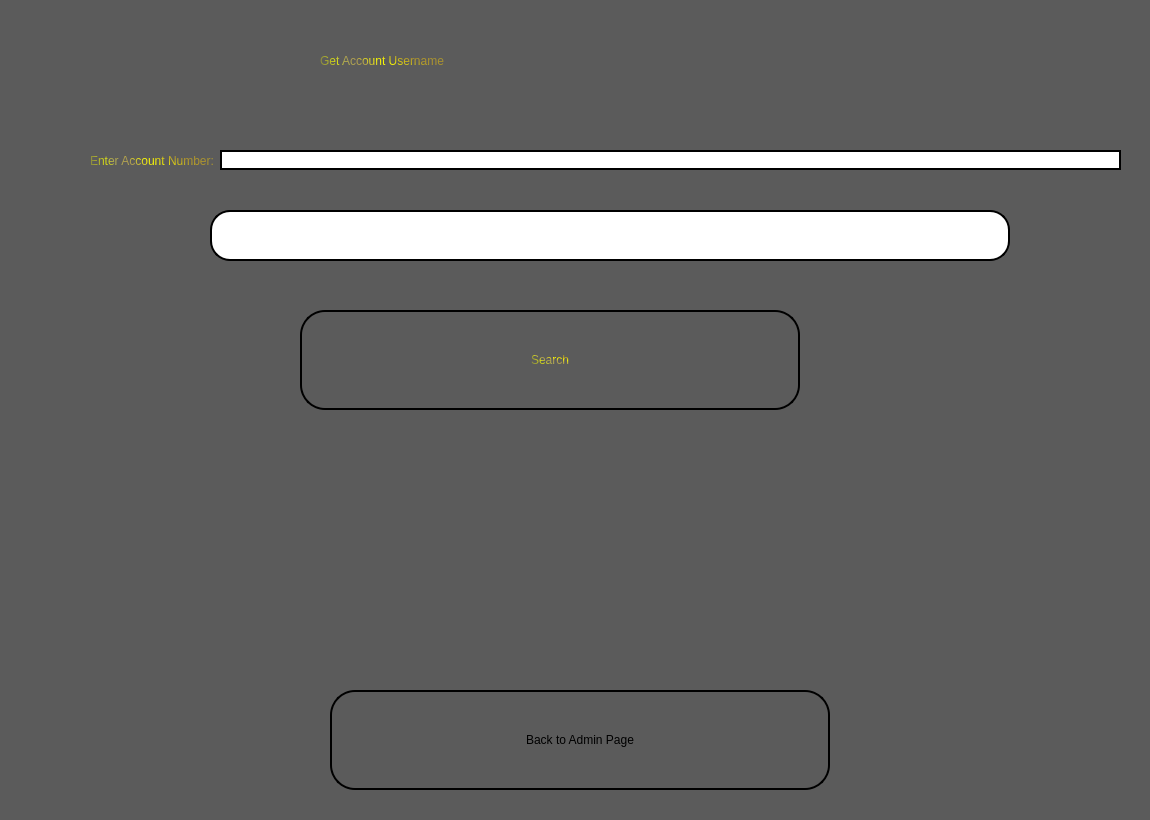
<?xml version="1.0" encoding="UTF-8"?>
<ui version="4.0">
 <class>Get_Account_Number</class>
 <widget class="QWidget" name="Get_Account_Number">
  <property name="geometry">
   <rect>
    <x>0</x>
    <y>0</y>
    <width>1150</width>
    <height>820</height>
   </rect>
  </property>
  <property name="windowTitle">
   <string>Admin - Get Account Username</string>
  </property>
  <property name="windowIcon">
   <iconset>
    <normaloff>C:/Users/Ahmed Mohammed/Desktop/Pictures/App_Icon.png</normaloff>C:/Users/Ahmed Mohammed/Desktop/Pictures/App_Icon.png</iconset>
  </property>
  <widget class="QGroupBox" name="groupBox">
   <property name="geometry">
    <rect>
     <x>0</x>
     <y>0</y>
     <width>1150</width>
     <height>820</height>
    </rect>
   </property>
   <property name="title">
    <string/>
   </property>
   <widget class="QLabel" name="Sign_In_Label">
    <property name="geometry">
     <rect>
      <x>0</x>
      <y>0</y>
      <width>1150</width>
      <height>820</height>
     </rect>
    </property>
    <property name="sizePolicy">
     <sizepolicy hsizetype="Fixed" vsizetype="Fixed">
      <horstretch>0</horstretch>
      <verstretch>0</verstretch>
     </sizepolicy>
    </property>
    <property name="styleSheet">
     <string notr="true">background-color: rgb(91, 91, 91);</string>
    </property>
    <property name="text">
     <string/>
    </property>
    <property name="pixmap">
     <pixmap>C:/Users/Ahmed Mohammed/Desktop/Pictures/ezgif-6-82dce513e7.png</pixmap>
    </property>
    <property name="scaledContents">
     <bool>true</bool>
    </property>
   </widget>
   <widget class="QLabel" name="label_2">
    <property name="geometry">
     <rect>
      <x>320</x>
      <y>30</y>
      <width>481</width>
      <height>61</height>
     </rect>
    </property>
    <property name="styleSheet">
     <string notr="true">color: rgb(255, 255, 255);
color: qconicalgradient(cx:0, cy:0, angle:135, stop:0 rgba(255, 255, 0, 69), stop:0.375 rgba(255, 255, 0, 69), stop:0.423533 rgba(251, 255, 0, 145), stop:0.45 rgba(247, 255, 0, 208), stop:0.477581 rgba(255, 244, 71, 130), stop:0.518717 rgba(255, 218, 71, 130), stop:0.55 rgba(255, 255, 0, 255), stop:0.57754 rgba(255, 203, 0, 130), stop:0.625 rgba(255, 255, 0, 69), stop:1 rgba(255, 255, 0, 69));
font: 3000 24pt &quot;Segoe Script&quot;;
</string>
    </property>
    <property name="text">
     <string>Get Account Username</string>
    </property>
   </widget>
   <widget class="QWidget" name="layoutWidget">
    <property name="geometry">
     <rect>
      <x>90</x>
      <y>130</y>
      <width>1031</width>
      <height>61</height>
     </rect>
    </property>
    <layout class="QHBoxLayout" name="horizontalLayout">
     <item>
      <widget class="QLabel" name="label">
       <property name="styleSheet">
        <string notr="true">color: qconicalgradient(cx:0, cy:0, angle:135, stop:0 rgba(255, 255, 0, 69), stop:0.375 rgba(255, 255, 0, 69), stop:0.423533 rgba(251, 255, 0, 145), stop:0.45 rgba(247, 255, 0, 208), stop:0.477581 rgba(255, 244, 71, 130), stop:0.518717 rgba(255, 218, 71, 130), stop:0.55 rgba(255, 255, 0, 255), stop:0.57754 rgba(255, 203, 0, 130), stop:0.625 rgba(255, 255, 0, 69), stop:1 rgba(255, 255, 0, 69));
font: 3000 14pt &quot;Segoe Script&quot;;</string>
       </property>
       <property name="text">
        <string>Enter Account Number:</string>
       </property>
      </widget>
     </item>
     <item>
      <widget class="QLineEdit" name="Account_Number_LE">
       <property name="styleSheet">
        <string notr="true">border-color: qlineargradient(spread:pad, x1:0, y1:0, x2:1, y2:0, stop:0 rgba(0, 0, 0, 255), stop:1 rgba(255, 255, 255, 255));
font: 700 20pt &quot;Segoe Script&quot;;
color: qconicalgradient(cx:0.058, cy:0.636, angle:0, stop:0 rgba(91, 80, 0, 255), stop:0.16 rgba(136, 106, 22, 255), stop:0.168269 rgba(235, 219, 102, 255), stop:0.225 rgba(128, 105, 15, 255), stop:0.285 rgba(204, 181, 74, 255), stop:0.415 rgba(245, 236, 112, 255), stop:0.52 rgba(209, 190, 76, 255), stop:0.57 rgba(187, 156, 51, 255), stop:0.695 rgba(202, 174, 68, 255), stop:0.75 rgba(218, 202, 86, 255), stop:0.815 rgba(208, 187, 73, 255), stop:0.88 rgba(187, 156, 51, 255), stop:0.935 rgba(137, 108, 26, 255), stop:0.990385 rgba(119, 98, 14, 255), stop:1 rgba(35, 40, 3, 255));


border-radius: 20px; /* This should be half of the width/height */
border: 2px solid black; /* Optional: adds a visible border around the button */</string>
       </property>
      </widget>
     </item>
    </layout>
   </widget>
   <widget class="QPushButton" name="Search">
    <property name="geometry">
     <rect>
      <x>300</x>
      <y>310</y>
      <width>500</width>
      <height>100</height>
     </rect>
    </property>
    <property name="styleSheet">
     <string notr="true">border-color: qlineargradient(spread:pad, x1:0, y1:0, x2:1, y2:0, stop:0 rgba(0, 0, 0, 255), stop:1 rgba(255, 255, 255, 255));
font: 700 20pt &quot;Segoe Script&quot;;
color: qconicalgradient(cx:0, cy:0, angle:135, stop:0 rgba(255, 255, 0, 69), stop:0.375 rgba(255, 255, 0, 69), stop:0.423533 rgba(251, 255, 0, 145), stop:0.45 rgba(247, 255, 0, 208), stop:0.477581 rgba(255, 244, 71, 130), stop:0.518717 rgba(255, 218, 71, 130), stop:0.55 rgba(255, 255, 0, 255), stop:0.57754 rgba(255, 203, 0, 130), stop:0.625 rgba(255, 255, 0, 69), stop:1 rgba(255, 255, 0, 69));

border-radius: 25px; /* This should be half of the width/height */
border: 2px solid black; /* Optional: adds a visible border around the button */</string>
    </property>
    <property name="text">
     <string>Search</string>
    </property>
   </widget>
   <widget class="QLineEdit" name="Get_Account_Number_LE">
    <property name="geometry">
     <rect>
      <x>210</x>
      <y>210</y>
      <width>800</width>
      <height>51</height>
     </rect>
    </property>
    <property name="styleSheet">
     <string notr="true">border-color: qlineargradient(spread:pad, x1:0, y1:0, x2:1, y2:0, stop:0 rgba(0, 0, 0, 255), stop:1 rgba(255, 255, 255, 255));
font: 700 20pt &quot;Segoe Script&quot;;
color: qconicalgradient(cx:0.058, cy:0.636, angle:0, stop:0 rgba(91, 80, 0, 255), stop:0.16 rgba(136, 106, 22, 255), stop:0.168269 rgba(235, 219, 102, 255), stop:0.225 rgba(128, 105, 15, 255), stop:0.285 rgba(204, 181, 74, 255), stop:0.415 rgba(245, 236, 112, 255), stop:0.52 rgba(209, 190, 76, 255), stop:0.57 rgba(187, 156, 51, 255), stop:0.695 rgba(202, 174, 68, 255), stop:0.75 rgba(218, 202, 86, 255), stop:0.815 rgba(208, 187, 73, 255), stop:0.88 rgba(187, 156, 51, 255), stop:0.935 rgba(137, 108, 26, 255), stop:0.990385 rgba(119, 98, 14, 255), stop:1 rgba(35, 40, 3, 255));


border-radius: 20px; /* This should be half of the width/height */
border: 2px solid black; /* Optional: adds a visible border around the button */</string>
    </property>
   </widget>
   <widget class="QPushButton" name="Back">
    <property name="geometry">
     <rect>
      <x>330</x>
      <y>690</y>
      <width>500</width>
      <height>100</height>
     </rect>
    </property>
    <property name="styleSheet">
     <string notr="true">border-color: qlineargradient(spread:pad, x1:0, y1:0, x2:1, y2:0, stop:0 rgba(0, 0, 0, 255), stop:1 rgba(255, 255, 255, 255));
font: 700 20pt &quot;Segoe Script&quot;;
color: qconicalgradient(cx:0.058, cy:0.636, angle:0, stop:0 rgba(91, 80, 0, 255), stop:0.16 rgba(136, 106, 22, 255), stop:0.168269 rgba(235, 219, 102, 255), stop:0.225 rgba(128, 105, 15, 255), stop:0.285 rgba(204, 181, 74, 255), stop:0.415 rgba(245, 236, 112, 255), stop:0.52 rgba(209, 190, 76, 255), stop:0.57 rgba(187, 156, 51, 255), stop:0.695 rgba(202, 174, 68, 255), stop:0.75 rgba(218, 202, 86, 255), stop:0.815 rgba(208, 187, 73, 255), stop:0.88 rgba(187, 156, 51, 255), stop:0.935 rgba(137, 108, 26, 255), stop:0.990385 rgba(119, 98, 14, 255), stop:1 rgba(35, 40, 3, 255));

color: qconicalgradient(cx:0.909, cy:1, angle:0, stop:0 rgba(217, 193, 0, 255), stop:0.16 rgba(136, 106, 22, 255), stop:0.168269 rgba(235, 219, 102, 255), stop:0.225 rgba(128, 105, 15, 255), stop:0.285 rgba(204, 181, 74, 255), stop:0.415 rgba(245, 236, 112, 255), stop:0.52 rgba(209, 190, 76, 255), stop:0.57 rgba(187, 156, 51, 255), stop:0.695 rgba(202, 174, 68, 255), stop:0.75 rgba(218, 202, 86, 255), stop:0.815 rgba(208, 187, 73, 255), stop:0.88 rgba(187, 156, 51, 255), stop:0.935 rgba(137, 108, 26, 255), stop:0.990385 rgba(119, 98, 14, 255), stop:1 rgba(35, 40, 3, 255));

border-radius: 25px; /* This should be half of the width/height */
border: 2px solid black; /* Optional: adds a visible border around the button */</string>
    </property>
    <property name="text">
     <string>Back to Admin Page</string>
    </property>
   </widget>
  </widget>
 </widget>
 <resources/>
 <connections/>
</ui>
